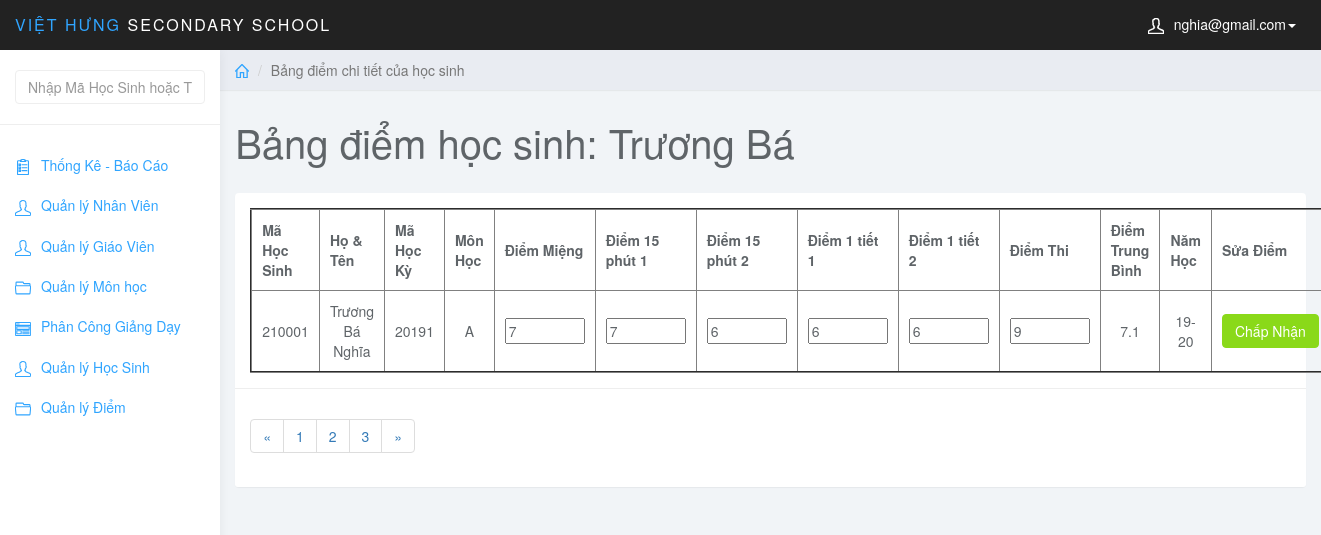
Page /admin/index.php?page=edit_diem_hs&id_hs=210001&id_mon=A&MaHocKy=20191 (signed in) on the earlier database version.
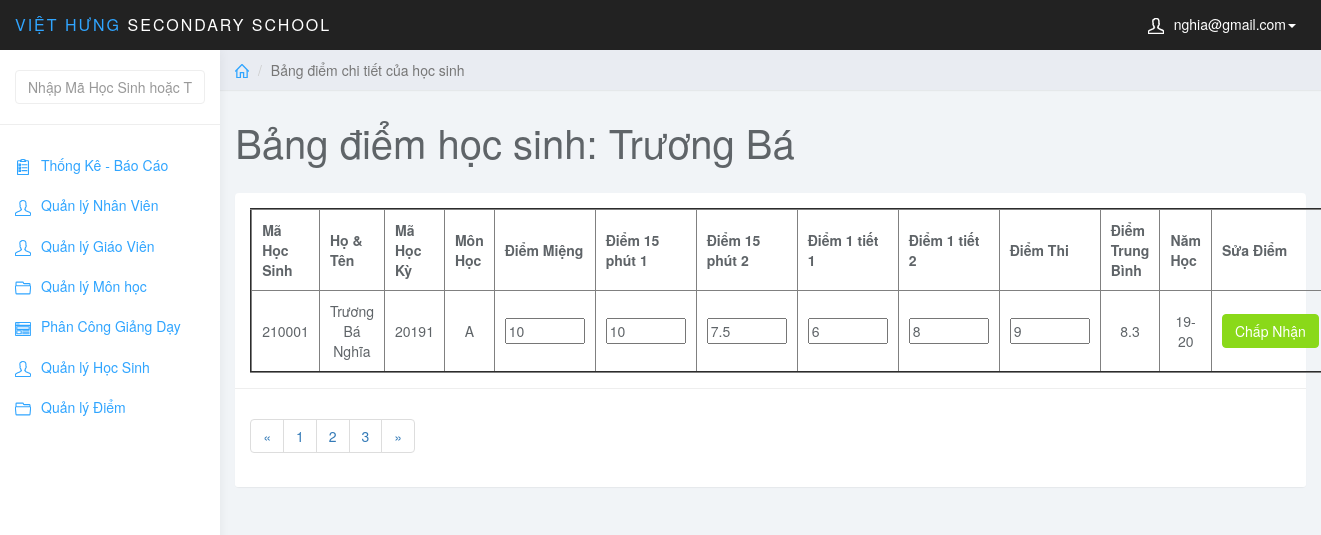
Same page on the later database version.
### tables this page shows
CREATE TABLE `diem` (
  `MaDiem` int(6) NOT NULL AUTO_INCREMENT,
  `MaHocKy` varchar(5) NOT NULL,
  `MaMonHoc` varchar(5) NOT NULL,
  `MaHS` int(6) NOT NULL,
  `MaLopHoc` varchar(10) NOT NULL,
  `DiemMieng` varchar(5) NOT NULL,
  `Diem15Phut1` varchar(5) NOT NULL,
  `Diem15Phut2` varchar(5) NOT NULL,
  `Diem1Tiet1` varchar(5) NOT NULL,
  `Diem1Tiet2` varchar(5) NOT NULL,
  `DiemThi` varchar(5) NOT NULL,
  `DiemTB` float NOT NULL,
  PRIMARY KEY (`MaDiem`),
  KEY `fk_diem_mahk` (`MaHocKy`),
  KEY `fk_diem_monhoc` (`MaMonHoc`),
  KEY `fk_diem_hocsinh` (`MaHS`),
  KEY `MaLopHoc` (`MaLopHoc`),
  CONSTRAINT `diem_ibfk_1` FOREIGN KEY (`MaLopHoc`) REFERENCES `lophoc` (`MaLopHoc`),
  CONSTRAINT `fk_diem_hocsinh` FOREIGN KEY (`MaHS`) REFERENCES `hocsinh` (`MaHS`),
  CONSTRAINT `fk_diem_mahk` FOREIGN KEY (`MaHocKy`) REFERENCES `hocky` (`MaHocKy`),
  CONSTRAINT `fk_diem_monhoc` FOREIGN KEY (`MaMonHoc`) REFERENCES `monhoc` (`MaMonHoc`)
);

CREATE TABLE `hocsinh` (
  `MaHS` int(6) NOT NULL,
  `MaLopHoc` varchar(10) NOT NULL,
  `TenHS` varchar(50) NOT NULL,
  `GioiTinh` varchar(5) NOT NULL,
  `NgaySinh` date NOT NULL,
  `NoiSinh` varchar(50) NOT NULL,
  `DanToc` varchar(10) NOT NULL,
  `HoTenCha` varchar(50) NOT NULL,
  `HoTenMe` varchar(50) NOT NULL,
  PRIMARY KEY (`MaHS`),
  KEY `fk_hs_lh` (`MaLopHoc`),
  CONSTRAINT `fk_hs_lh` FOREIGN KEY (`MaLopHoc`) REFERENCES `lophoc` (`MaLopHoc`)
);

CREATE TABLE `hocky` (
  `MaHocKy` varchar(5) NOT NULL,
  `TenHocKy` varchar(20) NOT NULL,
  `HeSoHK` int(1) NOT NULL,
  `NamHoc` char(10) NOT NULL,
  PRIMARY KEY (`MaHocKy`),
  KEY `NamHoc` (`NamHoc`)
);

### admin/edit_diem_hs.php (the view, shortened to what the changed rows need)
<?php
    $stu_id = $_GET['id_hs'];
    $id_mon = $_GET['id_mon'];
    $sql_view = "SELECT * FROM hocsinh JOIN diem ON hocsinh.MaHS = diem.MaHS JOIN hocky ON diem.MaHocKy = hocky.MaHocKy WHERE hocsinh.MaHS = '$stu_id' AND diem.MaMonHoc = '$id_mon'";
    $query_view = mysqli_query($conn,$sql_view);
?>
<div class="col-sm-9 col-sm-offset-3 col-lg-10 col-lg-offset-2 main">
		<div class="row">
			<ol class="breadcrumb">
				<li><a href="index.php"><svg class="glyph stroked home"><use xlink:href="#stroked-home"></use></svg></a></li>
				<li class="active">Bảng điểm chi tiết của học sinh</li>
			</ol>
		</div>
		<div class="row">
			<div class="col-lg-12">
				<h1 class="page-header">Bảng điểm học sinh: Trương Bá </h1>
			</div>
		</div>
		<div class="row">
			<div class="col-lg-12">
				<div class="panel panel-default">
					<div class="panel-body">
                        <table border="2px" width="100%" style="text-align: center;">
						    <thead>
						    <tr>
						        <th data-field="id" data-sortable="true">Mã Học Sinh</th>
                                <th data-field="name"  data-sortable="true">Họ & Tên</th>
                                <th data-sortable="true">Mã Học Kỳ</th>
                                <th data-sortable="true">Môn Học</th>
                                <th data-sortable="true">Điểm Miệng</th>
                                <th data-sortable="true">Điểm 15 phút 1</th>
                                <th data-sortable="true">Điểm 15 phút 2</th>
                                <th data-sortable="true">Điểm 1 tiết 1</th>
                                <th data-sortable="true">Điểm 1 tiết 2</th>
                                <th data-sortable="true">Điểm Thi</th>
                                <th data-sortable="true">Điểm Trung Bình</th>
                                <th data-sortable="true">Năm Học</th>
                                <th>Sửa Điểm</th>
						    </tr>
                            </thead>
                            <tbody>
                                <?php
                                    $row_view = mysqli_fetch_assoc($query_view)
                                ?>
                                <tr>
                                <form  method="post">
                                    <td><?php echo $row_view['MaHS']; ?></td>
                                    <td><?php echo $row_view['TenHS']; ?></td>
                                    <td><?php echo $row_view['MaHocKy']; ?></td>
                                    <td><?php echo $row_view['MaMonHoc']; ?></td>
                                    <td class="form-group"><input style="width: 80px;" type="text" name="DiemMieng" value="<?php echo $row_view['DiemMieng']; ?>"></td>
                                    <td class="form-group"><input style="width: 80px;" type="text" name="Diem15Phut1" value="<?php echo $row_view['Diem15Phut1']; ?>"></td>
                                    <td class="form-group"><input style="width: 80px;" type="text" name="Diem15Phut2" value="<?php echo $row_view['Diem15Phut2']; ?>"></td>
                                    <td class="form-group"><input style="width: 80px;" type="text" name="Diem1Tiet1" value="<?php echo $row_view['Diem1Tiet1']; ?>"></td>
                                    <td class="form-group"><input style="width: 80px;" type="text" name="Diem1Tiet2" value="<?php echo $row_view['Diem1Tiet2']; ?>"></td>
                                    <td class="form-group"><input style="width: 80px;" type="text" name="DiemThi" value="<?php echo $row_view['DiemThi']; ?>"></td>
                                    <?php
                                        if(!empty($row_view['DiemMieng']) && !empty($row_view['Diem15Phut1']) && !empty($row_view['Diem15Phut2']) && !empty($row_view['Diem1Tiet1']) && !empty($row_view['Diem1Tiet2']) && !empty($row_view['DiemThi'])){
                                            $diemTBMon = round(($row_view['DiemMieng']+$row_view['Diem15Phut1']+$row_view['Diem15Phut2']+$row_view['Diem1Tiet1']*2+$row_view['Diem1Tiet2']*2+$row_view['DiemThi']*3)/10,1);
                                        }else{
                                            $diemTBMon = '---';
                                        }
                                    ?>
                                    <td><?php echo $diemTBMon; ?></td>
                                    <td><?php echo $row_view['NamHoc']; ?></td>
                                    <td class="form-group">
                                        <button type="submit" name="sbm" class="btn btn-success">Chấp Nhận</button>
                                    </td>
                                    </form>
                                </tr>
                            </tbody>
						</table>
                    </div>
                    <div class="panel-footer">
                        <nav aria-label="Page navigation example">
                            <ul class="pagination">
                                <li class="page-item"><a class="page-link" href="#">&laquo;</a></li>
                                <li class="page-item"><a class="page-link" href="#">1</a></li>
                                <li class="page-item"><a class="page-link" href="#">2</a></li>
                                <li class="page-item"><a class="page-link" href="#">3</a></li>
                                <li class="page-item"><a class="page-link" href="#">&raquo;</a></li>
                            </ul>
                        </nav>
                    </div>
				</div>
			</div>
		</div>
	</div>

Differences in the rows shown:
removed diem: MaHS "210001", MaHS.TenHS "Trương Bá Nghĩa", MaHocKy.MaHocKy "20191", MaMonHoc "A", DiemMieng "7", Diem15Phut1 "7", Diem15Phut2 "6", Diem1Tiet1 "6", Diem1Tiet2 "6", DiemThi "9", diemTBMon "7.1", MaHocKy.NamHoc "19-20"
added diem: MaHS "210001", MaMonHoc "A", DiemMieng "10", Diem15Phut1 "10", Diem15Phut2 "7.5", Diem1Tiet1 "6", Diem1Tiet2 "8", DiemThi "9", diemTBMon "8.3"
now on this page (row edited): hocsinh: TenHS "Trương Bá Nghĩa"
now on this page (row unchanged): hocky: MaHocKy "20191", NamHoc "19-20"
